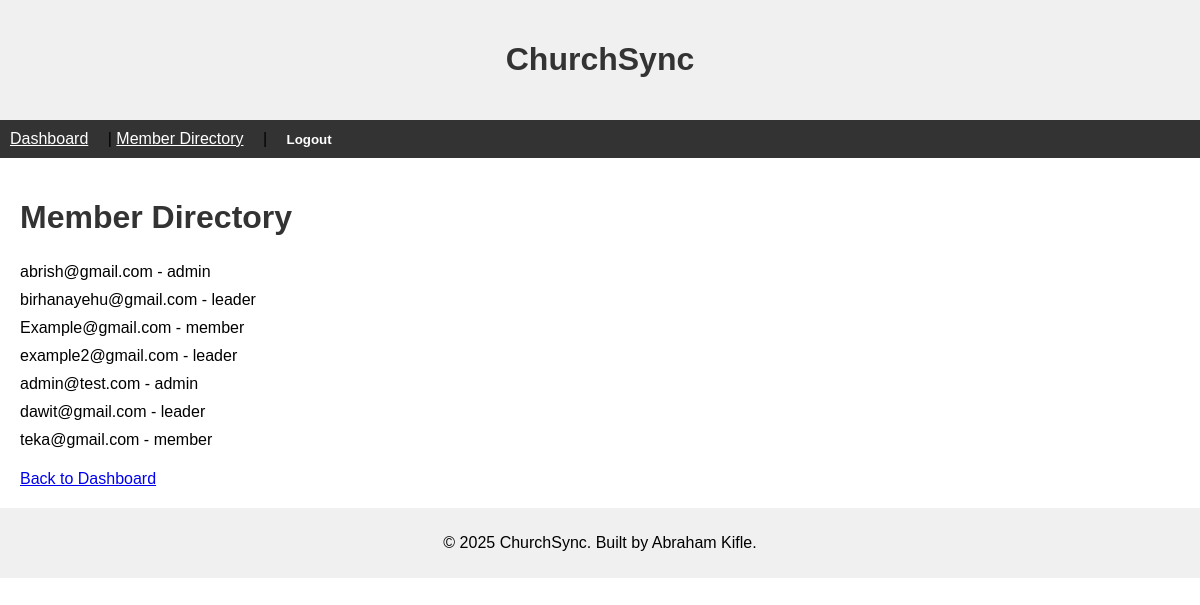
/directory/ (signed in), run on an earlier commit of the app's database.
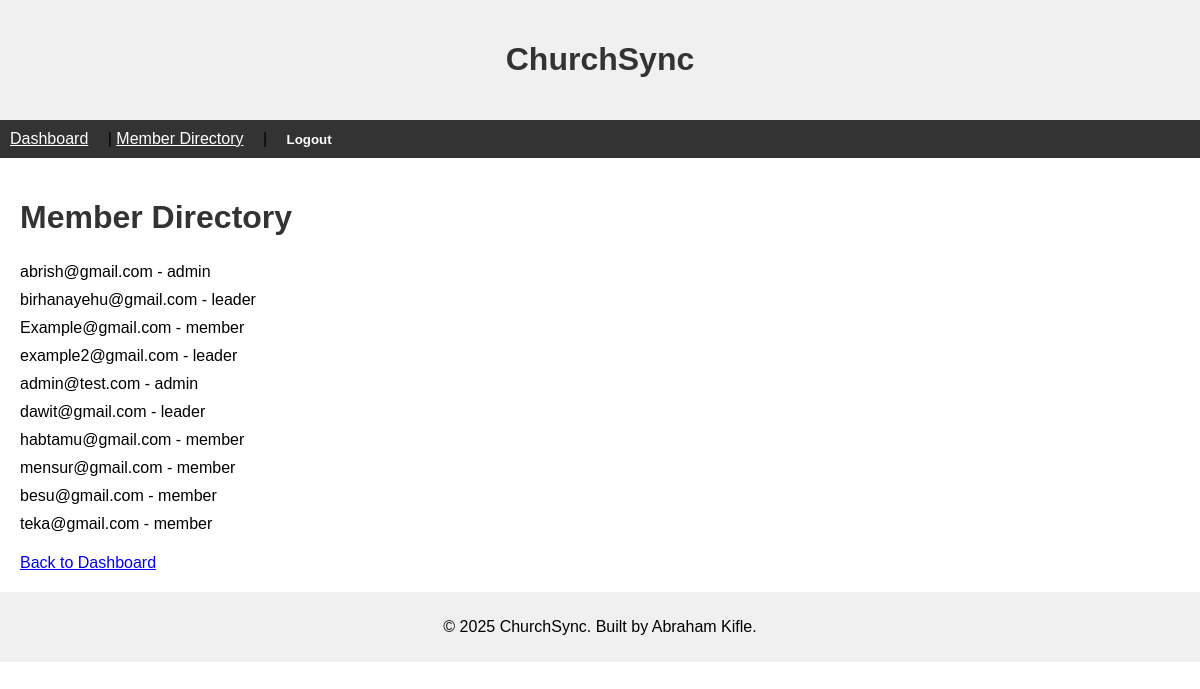
And on a later commit of the database.
### users/models.py (models this page shows, shortened)
class User(AbstractUser):
    username = None  # No username - using email instead
    email = models.EmailField(unique=True)  # Email is the ID, no repeats
    role = models.CharField(max_length=20, choices=[('admin', 'Admin'), ('leader', 'Leader'), ('member', 'Member')], default='member')
    is_approved = models.BooleanField(default=False)  # New users need approval
    objects = UserManager()  # Use my manager
    USERNAME_FIELD = 'email'  # Login with email
    REQUIRED_FIELDS = []  # Just email and password needed

### teams/views.py (the view)
# urls.py: path('directory/', member_directory, name='member_directory'),  # Member list page
def member_directory(request):
    if not request.user.is_authenticated:
        return redirect('login')
    if request.user.role == 'admin':
        members = User.objects.filter(is_approved=True)
    elif request.user.role == 'leader':
        team = request.user.led_teams.first()  # Get leader's first team
        members = User.objects.filter(teammember__team=team, is_approved=True)
    else:
        members = []
    return render(request, 'member_directory.html', {'members': members})

### templates/member_directory.html (shortened to what this page needs)
{% extends 'base.html' %}
{% block content %}
    <h1>Member Directory</h1>
    <ul>
        {% for member in members %}
            <li>{{ member.email }} - {{ member.role }}</li>
        {% endfor %}
    </ul>
    <a href="{% if request.user.role == 'admin' %}/dashboard/admin/{% else %}/dashboard/teams/{{ request.user.led_teams.first.id }}/{% endif %}">Back to Dashboard</a>
{% endblock %}

What changed in the data, as far as the page shows it:
now on this page (row edited): User: email "habtamu@gmail.com", role "member"
now on this page (row edited): User: email "mensur@gmail.com", role "member"
now on this page (row edited): User: email "besu@gmail.com", role "member"
